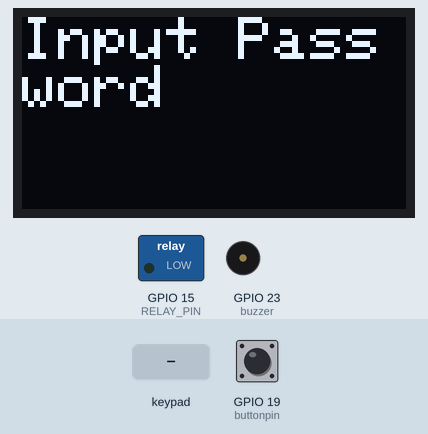
A sketch run on a simulated ESP32. Shown: 128×64 one-colour display, switched loads named in the sketch (green lamp = pin HIGH), buzzer (waves = sounding, pin HIGH). The inputs (shaded band) are chosen by the test bench; at power-on: GPIO 19 (buttonpin) LOW. What the sketch prints to the serial monitor is not drawn.

Above: at 2.0 s.
2.1 s: keypad keys 0 1 5 6 C A B # pressed 0.4 s apart
At 6.2 s:
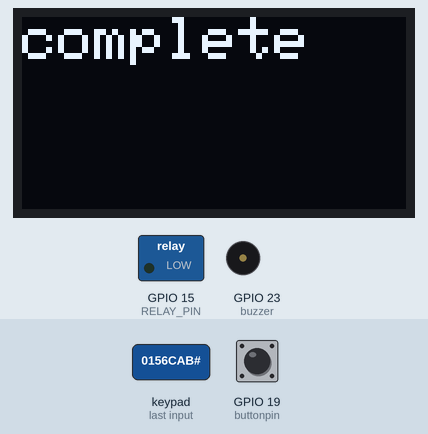
6.8 s: keypad keys 0 1 5 6 C A B * pressed 0.4 s apart
At 10.3 s:
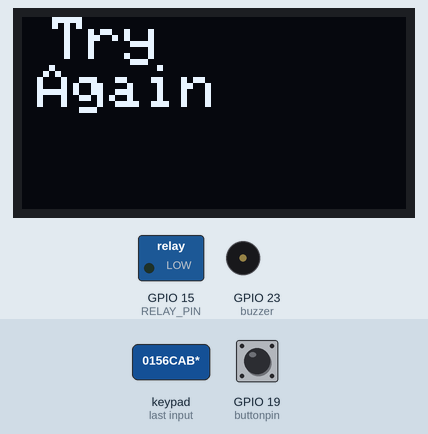
11.5 s: key '#' pressed
At 12.6 s:
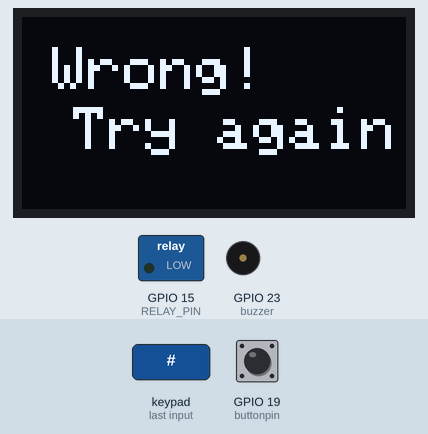
13.4 s: keypad keys 5 6 4 2 C D # pressed 0.4 s apart
At 17.6 s:
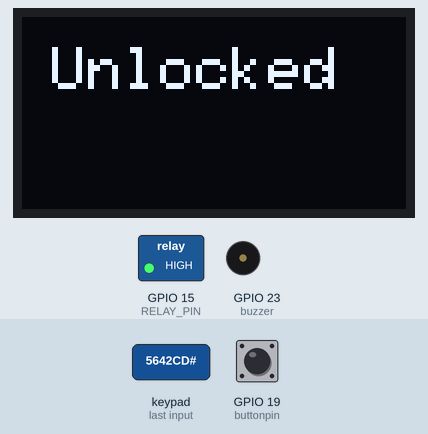
17.9 s: GPIO 19 (buttonpin) pulled HIGH for 3.2 s
At 19.9 s:
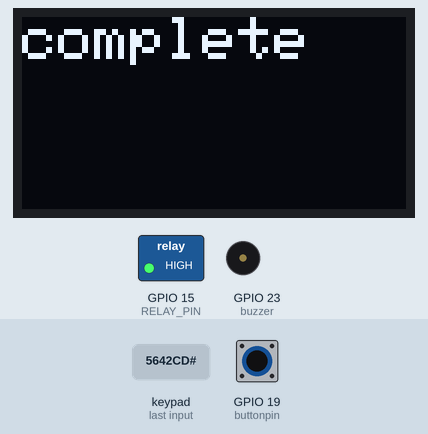
24.0 s: GPIO 19 (buttonpin) pulled HIGH for 0.15 s
At 28.1 s:
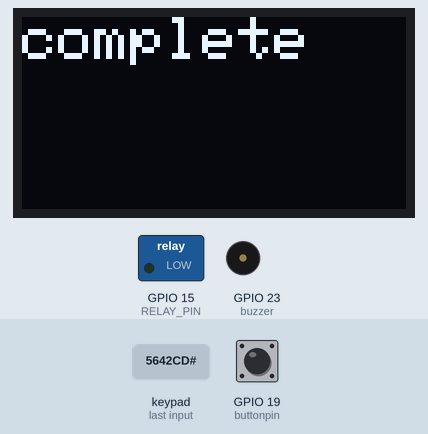
Timing chart, 0 to 28.6 s (numbered marks = the images above; inputs shaded):
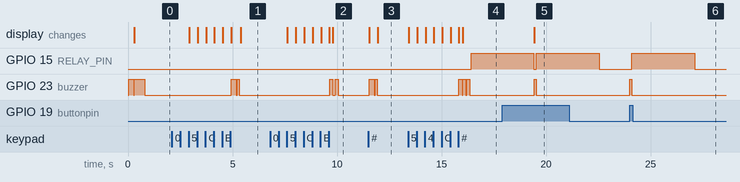

Measured:
- after the input at 2.1 s, GPIO 23 (buzzer): LOW → HIGH after 2.8 s, → LOW 0.25 s later, → HIGH 0.05 s later, → LOW 0.10 s later; the display: first changes after 0.83 s (image 1 shows a later state)
- after the input at 6.8 s, GPIO 23 (buzzer): alternates HIGH for 0.15 s and LOW for 0.10 s, 4 changes in all, then stays LOW, starting after 2.9 s; the display: first changes after 0.83 s (image 2 shows a later state)
- after the input at 11.5 s, GPIO 23 (buzzer): LOW → HIGH at once, → LOW 0.25 s later, → HIGH 0.05 s later, → LOW 0.10 s later; the display: first changes at once (image 3 shows a later state)
- after the input at 13.4 s, GPIO 15 (RELAY_PIN): LOW → HIGH after 3.0 s; GPIO 23 (buzzer): alternates HIGH for 0.15 s and LOW for 0.04 s, 6 changes in all, then stays LOW, starting after 2.4 s; the display: first changes at once (image 4 shows a later state)
- after the input at 17.9 s, GPIO 23 (buzzer): LOW → HIGH after 1.5 s, → LOW 0.10 s later
- after the input at 24.0 s, GPIO 15 (RELAY_PIN): LOW → HIGH after 0.10 s, → LOW 3.0 s later; GPIO 23 (buzzer): LOW → HIGH at once, → LOW 0.10 s later

The sketch:

Rough_06.ino
```cpp
#include "pass.h"


int buttonpin = 19;
int buttonstate = 0;


char keyevent;
char firstevent = '1';
void setup() {
  Serial.begin(115200);
  screen();
  setup_p();
  digitalWrite(buzzer , HIGH);   //
  delay(500);                    // long beep  (initiate)
  digitalWrite(buzzer, LOW);     //


  }


void loop() {
  // put your main code here, to run repeatedly:
  buttonstate = digitalRead(buttonpin);
  keyevent = keypad.getKey();
  if (keyevent == firstevent){

    loop_p();
    display.clearDisplay();
    display.setCursor(0, 0);
    display.println("complete");
    display.display();

  }
  if (buttonstate == HIGH){
    digitalWrite(buzzer , HIGH);   //
    delay(100);                    // short beep
    digitalWrite(buzzer, LOW);     //
    digitalWrite(RELAY_PIN, HIGH);  // unlock the door for 20 seconds
    delay(3000);
    digitalWrite(RELAY_PIN, LOW); // lock the door
  }


}
```

pass.h
```cpp
#include <Keypad.h>


#include <Wire.h>
#include <Adafruit_SSD1306.h>

#define SCREEN_WIDTH 128 // OLED display width, in pixels
#define SCREEN_HEIGHT 64 // OLED display height, in pixels

#define I2C_SDA 2
#define I2C_SCL 4


// Declaration for an SSD1306 display connected to I2C (SDA, SCL pins)
#define OLED_RESET     4 // Reset pin # (or -1 if sharing Arduino reset pin)
Adafruit_SSD1306 display(SCREEN_WIDTH, SCREEN_HEIGHT, &Wire, OLED_RESET);


bool pcomplete = false;
#define buzzer 23 //buzzer pin

int RELAY_PIN = 15 ;// ESP32 pin GIOP14 connected to the IN pin of relay
#define ROW_NUM     4  // four rows
#define COLUMN_NUM  4  // four columns

char keys[ROW_NUM][COLUMN_NUM] = {
  {'1', '2', '3', 'A'},
  {'4', '5', '6', 'B'},
  {'7', '8', '9', 'C'},
  {'*', '0', '#', 'D'}
};

byte pin_rows[ROW_NUM] = {13, 12, 14, 27}; // GIOP19, GIOP18, GIOP5, GIOP17 connect to the row pins
byte pin_column[COLUMN_NUM] = {26, 25, 33, 32}; // GIOP16, GIOP4, GIOP0, GIOP2 connect to the column pins

Keypad keypad = Keypad( makeKeymap(keys), pin_rows, pin_column, ROW_NUM, COLUMN_NUM );

const String password_1 = "0156CAB"; // change your password here
const String password_2 = "5642CD";  // change your password here
const String password_3 = "545423";  // change your password here
String input_password;

void setup_p() {
  Serial.begin(9600);
  input_password.reserve(32); // maximum input characters is 32
  pinMode(RELAY_PIN, OUTPUT);
  pinMode(buzzer, OUTPUT);

  digitalWrite(buzzer , HIGH);   //
  delay(250);                    // short beep  (keyevent)
  digitalWrite(buzzer, LOW);     //
  display.clearDisplay();
  display.setCursor(0, 0);
  display.println("Input Password");
  display.display();
}

void screen() {
  // put your setup code here, to run once:

  Wire.begin(I2C_SDA, I2C_SCL);

  // SSD1306_SWITCHCAPVCC = generate display voltage from 3.3V internally
  if (!display.begin(SSD1306_SWITCHCAPVCC, 0x3C)) { // Address 0x3D for 128x64
    Serial.println(F("SSD1306 allocation failed"));
    for (;;); // Don't proceed, loop forever
  }
  display.setTextSize(2);
  display.setTextColor(WHITE);

}


bool pass() {


  char key = keypad.getKey();
  pcomplete = false;

  if (key) {
    display.clearDisplay();
    display.setCursor(0, 0);
    display.println(key);
    display.display();

    if (key == '*') {
      input_password = ""; // reset the input password
      display.clearDisplay();
      display.setCursor(10,0);
      display.println("Try ");
      display.setCursor(5,16);
      display.println("Again");
      display.display();
      digitalWrite(buzzer, HIGH);
      delay(150);
      digitalWrite(buzzer, LOW);
      delay(100);
      digitalWrite(buzzer, HIGH);
      delay(150);
      digitalWrite(buzzer, LOW);

    } else if (key == '#') {
      digitalWrite(buzzer , HIGH);
      delay(150);
      digitalWrite(buzzer, LOW);
      if (input_password == password_1 || input_password == password_2 || input_password == password_3) {
        display.clearDisplay();
        display.setCursor(10, 10);
        display.println("Unlocked");
        display.display();
        digitalWrite(buzzer, HIGH);//
        delay(150);                //
        digitalWrite(buzzer, LOW); //
        delay(50);                //
        digitalWrite(buzzer, HIGH);//
        delay(150);                //
        digitalWrite(buzzer, LOW); //
        delay(50);                //

        digitalWrite(RELAY_PIN, HIGH);  // unlock the door for 20 seconds
        delay(3000);
        digitalWrite(RELAY_PIN, LOW); // lock the door
        pcomplete = true;
      } else {
        digitalWrite(buzzer, HIGH);//
        delay(100);                //
        digitalWrite(buzzer, LOW); //
        delay(50);                 //
        digitalWrite(buzzer, HIGH);//
        delay(100);                //
        digitalWrite(buzzer, LOW); //
        display.clearDisplay();
        display.setCursor(10, 10);
        display.println("Wrong!");
        display.setCursor(5, 30);
        display.println(" Try again");
        display.display();
        pcomplete = true;

      }

      input_password = ""; // reset the input password
    } else {
      input_password += key; // append new character to input password string
    }

  }
  return pcomplete;
}

void loop_p() {
  Serial.println("a");
  while (!pass()) {
    pass();
  }


}
```
